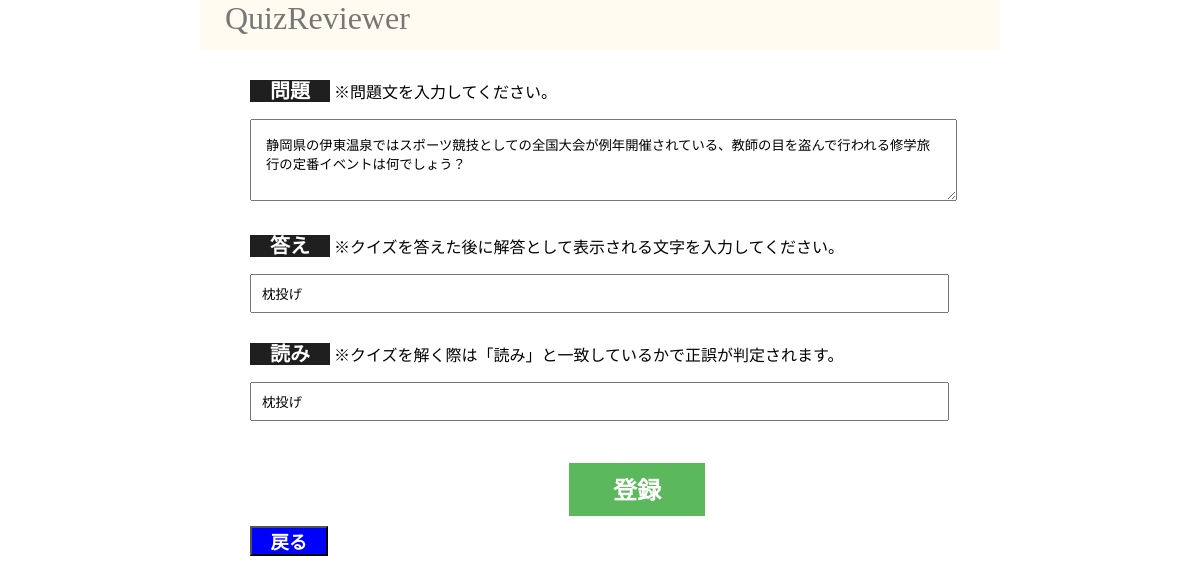
Screenshot of /8/manage_quiz with the database file from the repository.
### main.py (models this page shows)
class Quizset(db.Model):
    quizsetname = db.Column(db.String)
    id = db.Column(db.Integer, primary_key=True)
    quiz_sentence = db.Column(db.String(100),nullable=False)
    answer = db.Column(db.String(20), nullable=False)
    reading = db.Column(db.String(20), nullable=False)

### main.py (the view, shortened to what this page needs)
@app.route("/<int:id>/manage_quiz", methods=["GET","POST"])
def manage_quiz(id):
    if request.method == "GET":
        quizes = Quizset.query.filter_by(id=id)
        return render_template("html/manage_quiz.html",quizes=quizes)

### templates/html/manage_quiz.html (shortened to what this page needs)
<!DOCTYPE html>
<html lang="ja">
<head>
    <link rel="stylesheet" type="text/css" href="{{ url_for('static',filename='css/style_manage_quiz.css') }}">
</head>
<body>
    <div id="wrap">
        <nav>
            <p class="nav_chr">QuizReviewer</p>
        </nav>
        {% for quiz in quizes %}
            <form method="POST" name="FORM1">
                <div class="put">
                    <div class="item_position">
                        <a class="item">　問題　</a>
                        <a>※問題文を入力してください。</a>
                    </div>
                    <textarea class="txt_quiz" name="quiz_sentence" value={{quiz.quiz_sentence}}>{{quiz.quiz_sentence}}</textarea>
                </div>
                <div class="put">
                    <div class="item_position">
                        <a class="item">　答え　</a>
                        <a>※クイズを答えた後に解答として表示される文字を入力してください。</a>
                    </div>
                    <input type="text" class="txt" name="answer" value={{quiz.answer}}>
                </div>
                <div class="put">
                    <div class="item_position">
                        <a class="item">　読み　</a>
                        <a>※クイズを解く際は「読み」と一致しているかで正誤が判定されます。</a>
                    </div>
                    <input type="text" class="txt" name="reading" value={{quiz.reading}}>
                </div>
            </form>
                <div class="register_position">
                    <a class="register" href="javascript:FORM1.submit()">　登録　</a>
                </div>
            <form action="/{{quiz.quizsetname}}/manage_quizset" method="GET">
                <input type="submit" class="back_button" value="　戻る　">
            </form>
        {% endfor %}
    </div>
</body>
</html>

### static/css/style_manage_quiz.css (style rules this page uses)
* { margin: 0px; padding: 0px; }
#wrap { width:800px; margin:0 auto; }
nav { top: 0; border-width: 0 0 20px; height: 50px; background-color: #fffbf0; }
.nav_chr { margin-left: 25px; font-size: 200%; color: #777777; }
.put { margin-top: 25px; margin-right: 125px; }
.register_position { margin-top: 50px; text-align: center; }
.register { text-align: center; padding: 15px 20px 12px; font-size: 150%; color:white; font-weight:bold; background-color: #5cb85c; text-decoration: none; margin-left: 50px; }
.item { margin-left: 50px; font-size: 125%; padding: 1px,50px,1px; background-color: #1f1f1f; color:white; font-weight:bold; }
.txt { margin-top: 15px; margin-left: 50px; margin-right: 50px; width: 100%; padding:10px; }
.txt_quiz { margin-top: 15px; margin-left: 50px; margin-right: 50px; width: 100%; padding:15px; height: 50px; }
.back_button { text-align: center; font-size: 115%; background-color: blue; color:white; font-weight:bold; text-decoration: none; margin-left: 50px; margin-top: 20px; }

### rows the page displays
Quizset: quiz_sentence "静岡県の伊東温泉ではスポーツ競技としての全国大会が例年開催されている、教師の目を盗んで行われる修学旅行の定番イベントは何でしょう？", answer "枕投げ", reading "枕投げ"
